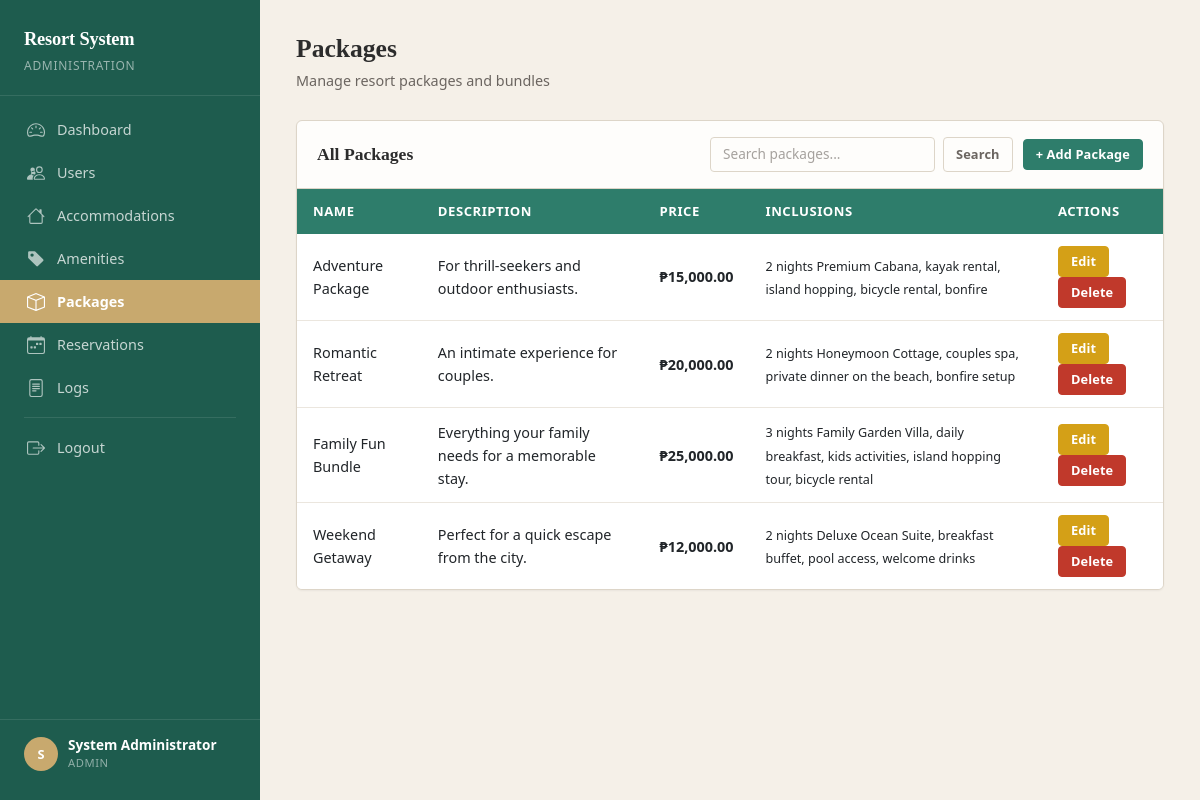
The app's page /admin/packages.php (signed in) with its own data.
### tables this page shows
CREATE TABLE `tbl_packages` (
  `package_id` int(11) NOT NULL,
  `package_name` varchar(100) NOT NULL,
  `description` text DEFAULT NULL,
  `price` decimal(10,2) NOT NULL,
  `inclusion_details` text DEFAULT NULL
);

### admin/packages.php (the view, shortened to what this page needs)
<?php
require_once 'includes/header.php';
require_once '../db.php';
$search = $_GET['search'] ?? '';
$sql = "SELECT * FROM tbl_packages WHERE 1=1";
$sql .= " ORDER BY package_id DESC";
$result = mysqli_query($conn, $sql);
?>
<?php include 'includes/sidebar.php'; ?>
<div class="main-content">
    <div class="page-header">
        <h1>Packages</h1>
        <p>Manage resort packages and bundles</p>
    </div>
    <div class="table-card">
        <div class="table-header">
            <h2>All Packages</h2>
            <div class="table-actions">
                <form method="GET" class="search-form">
                    <input type="text" name="search" class="form-control" placeholder="Search packages..." value="<?= htmlspecialchars($search) ?>">
                    <button type="submit" class="btn btn-outline-secondary btn-sm">Search</button>
                </form>
                <a href="add_package.php" class="btn btn-primary btn-sm">+ Add Package</a>
            </div>
        </div>
        <div class="table-responsive">
            <table class="table table-hover">
                <thead>
                    <tr>
                        <th>Name</th>
                        <th>Description</th>
                        <th>Price</th>
                        <th>Inclusions</th>
                        <th>Actions</th>
                    </tr>
                </thead>
                <tbody>
                    <?php if (mysqli_num_rows($result) > 0): ?>
                        <?php while ($row = mysqli_fetch_assoc($result)): ?>
                        <tr>
                            <td><?= htmlspecialchars($row['package_name']) ?></td>
                            <td><?= htmlspecialchars($row['description']) ?></td>
                            <td class="price">₱<?= number_format($row['price'], 2) ?></td>
                            <td><small><?= htmlspecialchars($row['inclusion_details']) ?></small></td>
                            <td>
                                <a href="edit_package.php?id=<?= $row['package_id'] ?>" class="btn btn-warning btn-sm">Edit</a>
                                <a href="packages.php?delete=<?= $row['package_id'] ?>" class="btn btn-danger btn-sm" onclick="return confirm('Delete this package?')">Delete</a>
                            </td>
                        </tr>
                        <?php endwhile; ?>
                    <?php endif; ?>
                </tbody>
            </table>
        </div>
    </div>
</div>
</body>
</html>

### assets/css/style.css (style rules this page uses)
:root { --color-primary: #2E7D6B; --color-primary-hover: #256858; --color-primary-active: #1E5C4E; --color-sidebar: #1E5C4E; --color-sidebar-hover: #17493e; --color-accent: #C8A96E; --color-accent-hover: #b8993e; --color-surface: #F5F0E8; --color-white: #FEFDFB; --color-text: #2C2C2C; --color-text-muted: #6B6560; --color-border: #DDD5C8; --color-border-light: #EBE6DE; --color-danger: #C0392B; --color-danger-hover: #A93226; --color-warning: #D4A017; --color-warning-hover: #B8860B; --color-success: #2E7D6B; --color-info: #5B8FA8; --sidebar-width: 260px; --header-height: 0px; --radius-sm: 4px; --radius-md: 6px; --radius-lg: 8px; --shadow-sm: 0 1px 2px rgba(44, 44, 44, 0.06); --shadow-md: 0 2px 8px rgba(44, 44, 44, 0.08); --shadow-lg: 0 4px 16px rgba(44, 44, 44, 0.10); --transition-fast: 150ms ease-out; --transition-normal: 200ms ease-out; }
*, *::before, *::after { box-sizing: border-box; }
body { font-family: system-ui, -apple-system, "Segoe UI", sans-serif; background-color: var(--color-surface); color: var(--color-text); margin: 0; padding: 0; line-height: 1.6; -webkit-font-smoothing: antialiased; }
h1, h2, h3, h4, h5, h6 { font-family: Georgia, "Times New Roman", serif; font-weight: 700; color: var(--color-text); margin-top: 0; line-height: 1.3; }
a { color: var(--color-primary); text-decoration: none; transition: color var(--transition-fast); }
.main-content { margin-left: var(--sidebar-width); padding: 32px 36px; min-height: 100vh; }
.page-header { margin-bottom: 28px; }
.page-header h1 { font-size: 1.6rem; margin-bottom: 4px; }
.page-header p { color: var(--color-text-muted); margin: 0; font-size: 0.9rem; }
.table-card { background: var(--color-white); border: 1px solid var(--color-border); border-radius: var(--radius-md); box-shadow: var(--shadow-sm); overflow: hidden; }
.table-card .table-header { padding: 16px 20px; display: flex; align-items: center; justify-content: space-between; gap: 16px; flex-wrap: wrap; border-bottom: 1px solid var(--color-border); }
.table-card .table-header h2 { font-size: 1.1rem; margin: 0; font-family: Georgia, serif; }
.table-card .table-actions { display: flex; align-items: center; gap: 10px; flex-wrap: wrap; }
.table { margin-bottom: 0; }
.table thead th { background-color: var(--color-primary); color: #fff; font-weight: 600; font-size: 0.82rem; text-transform: uppercase; letter-spacing: 0.04em; padding: 12px 16px; border: none; white-space: nowrap; }
.table tbody td { padding: 12px 16px; vertical-align: middle; border-bottom: 1px solid var(--color-border-light); font-size: 0.9rem; }
.table tbody tr { transition: background-color var(--transition-fast); }
.table tbody tr:last-child td { border-bottom: none; }
.btn { font-weight: 600; font-size: 0.85rem; padding: 7px 16px; border-radius: var(--radius-sm); transition: all var(--transition-fast); letter-spacing: 0.01em; }
.btn-primary { background-color: var(--color-primary); border-color: var(--color-primary); color: #fff; }
.btn-warning { background-color: var(--color-warning); border-color: var(--color-warning); color: #fff; }
.btn-danger { background-color: var(--color-danger); border-color: var(--color-danger); color: #fff; }
.btn-outline-secondary { border-color: var(--color-border); color: var(--color-text-muted); }
.btn-sm { padding: 5px 12px; font-size: 0.8rem; }
.form-control, .form-select { border: 1px solid var(--color-border); border-radius: var(--radius-sm); font-size: 0.9rem; padding: 8px 12px; transition: border-color var(--transition-fast), box-shadow var(--transition-fast); background-color: var(--color-white); color: var(--color-text); }
.form-control::placeholder { color: var(--color-text-muted); opacity: 0.6; }
.search-form { display: flex; gap: 8px; }
.search-form .form-control { min-width: 200px; font-size: 0.85rem; padding: 6px 12px; }
.price { font-weight: 600; color: var(--color-primary); }

### records on screen
tbl_packages: package_name "Adventure Package", description "For thrill-seekers and outdoor enthusiasts.", price "15,000.00", inclusion_details "2 nights Premium Cabana, kayak rental, island hopping, bicycle rental, bonfire"
tbl_packages: package_name "Romantic Retreat", description "An intimate experience for couples.", price "20,000.00", inclusion_details "2 nights Honeymoon Cottage, couples spa, private dinner on the beach, bonfire setup"
tbl_packages: package_name "Family Fun Bundle", description "Everything your family needs for a memorable stay.", price "25,000.00", inclusion_details "3 nights Family Garden Villa, daily breakfast, kids activities, island hopping tour, bicycle rental"
tbl_packages: package_name "Weekend Getaway", description "Perfect for a quick escape from the city.", price "12,000.00", inclusion_details "2 nights Deluxe Ocean Suite, breakfast buffet, pool access, welcome drinks"

### other values on screen
substr($_SESSION['full_name'], 0, 1) "S"
$_SESSION['full_name'] "System Administrator"
$_SESSION['role'] "ADMIN"
